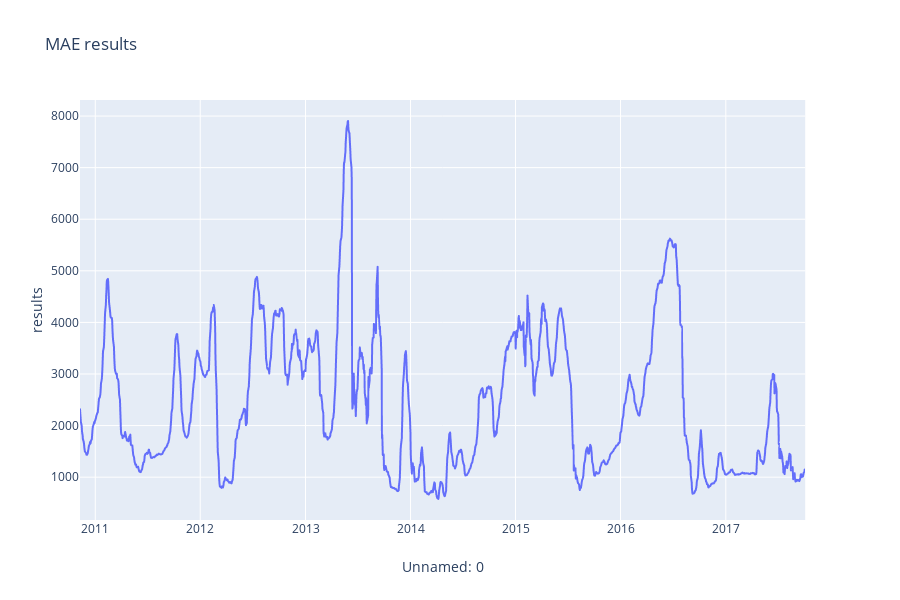

The code cell stored with this chart in its notebook:
### Code cell
fig = px.line(MAE, x='Unnamed: 0', y='results', title='MAE results')
fig.show()

### Figure 1 — Plotly figure (JSON) as saved in the notebook; plotly's stock layout.template omitted (floating-point values rounded to 4 significant figures; data arrays with more than 128 entries replaced by an {"elided": "..."} marker saying what was removed)
{"data": [{"hoverlabel": {"namelength": 0}, "hovertemplate": "Unnamed: 0=%{x}<br>results=%{y}", "legendgroup": "", "line": {"color": "#636efa", "dash": "solid"}, "mode": "lines", "name": "", "showlegend": false, "type": "scattergl", "x": {"elided": "1802 str values"}, "xaxis": "x", "y": {"elided": "1802 float values"}, "yaxis": "y"}], "layout": {"height": 600, "legend": {"tracegroupgap": 0}, "title": {"text": "MAE results"}, "xaxis": {"anchor": "y", "domain": [0, 0.98], "title": {"text": "Unnamed: 0"}}, "yaxis": {"anchor": "x", "domain": [0, 1], "title": {"text": "results"}}}}
